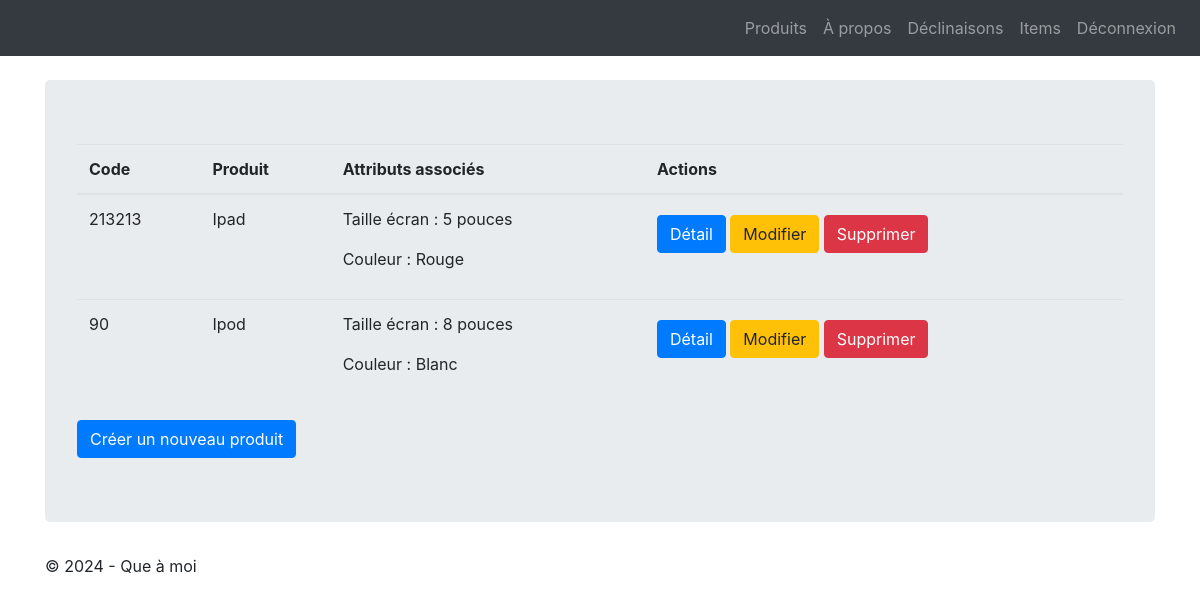
The page /lesProduits/product_item/list (signed in) on the database its author committed.
### firsttuto/LesProduits/models.py (models this page shows, shortened)
class ProductItem(models.Model):
    class Meta:
        verbose_name = "Déclinaison Produit"
    color = models.CharField(max_length=100)
    code = models.CharField(max_length=10, null=True, blank=True, unique=True)
    product = models.ForeignKey('Product', on_delete=models.CASCADE)
    attributes = models.ManyToManyField("ProductAttributeValue", related_name="product_item", null=True, blank=True)

class Product(models.Model):
    class Meta:
        verbose_name = "Produit"
    name = models.CharField(max_length=100)
    code = models.CharField(max_length=10, null=True, blank=True, unique=True)
    price_ht = models.DecimalField(max_digits=8, decimal_places=2, null=True, blank=True,
                                   verbose_name="Prix unitaire HT")
    price_ttc = models.DecimalField(max_digits=8, decimal_places=2, null=True, blank=True,
                                    verbose_name="Prix unitaire TTC")
    status = models.SmallIntegerField(choices=PRODUCT_STATUS, default=0)
    date_creation = models.DateTimeField(blank=True, verbose_name="Date création")

class ProductAttributeValue(models.Model):
    class Meta:
        verbose_name = "Valeur attribut"
        ordering = ['position']
    value = models.CharField(max_length=100)
    product_attribute = models.ForeignKey('ProductAttribute', verbose_name="Unité", on_delete=models.CASCADE)
    position = models.PositiveSmallIntegerField("Position", null=True, blank=True)

class ProductAttribute(models.Model):
    class Meta:
        verbose_name = "Attribut"
    name = models.CharField(max_length=100)

### firsttuto/LesProduits/views.py (the view)
# urls.py: path('product_item/list', views.ProductItemListView.as_view(), name='item-list'),
@method_decorator(login_required, name='dispatch')
class ProductItemListView(ListView):
    model = ProductItem
    template_name = "list_items.html"
    context_object_name = "productitems"
    def get_queryset(self):
        return ProductItem.objects.select_related('product').prefetch_related('attributes')
    def get_context_data(self, **kwargs):
        context = super(ProductItemListView, self).get_context_data(**kwargs)
        context['titremenu'] = "Liste des déclinaisons"
        return context

### templates/list_items.html (shortened to what this page needs)
{% extends 'base.html' %}
{% block content %}
<table class="table">
    <thead>
        <th>Code</th>
        <th>Produit</th>
        <th>Attributs associés</th>
        <th>Actions</th>
    </thead>
    <tbody>
        {% for item in productitems %}
        <tr>
            <td>{{ item.code }}</td>
            <td>{{ item.product.name }}</td>
            <td>
                {% for attribute in item.attributes.all %}
                <p>{{ attribute.product_attribute.name }} : {{ attribute.value }}</p>
                {% empty %}
                <p>Aucune valeur</p>
                {% endfor %}
            </td>
            <td>
                <a href="{% url 'item-detail' item.id %}" class="btn btn-primary mt-2">Détail</a>
                <a href="{% url 'item-update' item.id %}" class="btn btn-warning mt-2">Modifier</a>
                <a href="{% url 'item-delete' item.id %}" class="btn btn-danger mt-2">Supprimer</a>
            </td>
        </tr>
        {% endfor %}
    </tbody>
</table>
    <button type="button" class="btn btn-primary" onclick="window.location.href='{% url 'item-create' %}'">Créer un nouveau produit</button>
{% endblock %}

### rows shown on the page
ProductItem: code "213213", product.name "Ipad"
ProductAttributeValue: product_attribute.name "Taille écran", value "5 pouces"
ProductAttributeValue: product_attribute.name "Couleur", value "Rouge"
ProductItem: code "90", product.name "Ipod"
ProductAttributeValue: product_attribute.name "Taille écran", value "8 pouces"
ProductAttributeValue: product_attribute.name "Couleur", value "Blanc"
